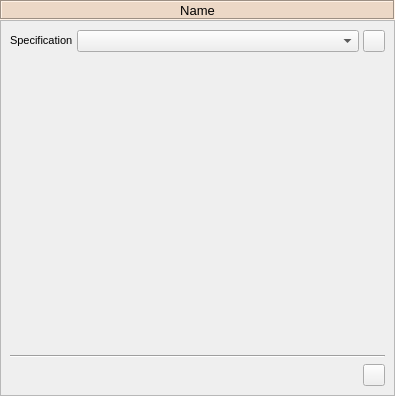
<?xml version="1.0" encoding="UTF-8"?>
<!--
######################################################################################################################
# Copyright (C) 2017-2020 Spine project consortium
# This file is part of Spine Items.
# Spine Items is free software: you can redistribute it and\/or modify it under the terms of the GNU Lesser General
# Public License as published by the Free Software Foundation, either version 3 of the License, or (at your option)
# any later version. This program is distributed in the hope that it will be useful, but WITHOUT ANY WARRANTY;
# without even the implied warranty of MERCHANTABILITY or FITNESS FOR A PARTICULAR PURPOSE. See the GNU Lesser General
# Public License for more details. You should have received a copy of the GNU Lesser General Public License along with
# this program. If not, see <http:\/\/www.gnu.org\/licenses\/>.
######################################################################################################################
-->
<ui version="4.0">
 <class>Form</class>
 <widget class="QWidget" name="Form">
  <property name="geometry">
   <rect>
    <x>0</x>
    <y>0</y>
    <width>395</width>
    <height>396</height>
   </rect>
  </property>
  <property name="windowTitle">
   <string>Form</string>
  </property>
  <layout class="QVBoxLayout" name="verticalLayout">
   <property name="spacing">
    <number>0</number>
   </property>
   <property name="leftMargin">
    <number>0</number>
   </property>
   <property name="topMargin">
    <number>0</number>
   </property>
   <property name="rightMargin">
    <number>0</number>
   </property>
   <property name="bottomMargin">
    <number>0</number>
   </property>
   <item>
    <widget class="QLabel" name="item_name_label">
     <property name="sizePolicy">
      <sizepolicy hsizetype="Preferred" vsizetype="Fixed">
       <horstretch>0</horstretch>
       <verstretch>0</verstretch>
      </sizepolicy>
     </property>
     <property name="minimumSize">
      <size>
       <width>0</width>
       <height>20</height>
      </size>
     </property>
     <property name="maximumSize">
      <size>
       <width>16777215</width>
       <height>20</height>
      </size>
     </property>
     <property name="font">
      <font>
       <pointsize>10</pointsize>
       <weight>50</weight>
       <bold>false</bold>
      </font>
     </property>
     <property name="styleSheet">
      <string notr="true">background-color: #ecd8c6;</string>
     </property>
     <property name="frameShape">
      <enum>QFrame::Box</enum>
     </property>
     <property name="frameShadow">
      <enum>QFrame::Sunken</enum>
     </property>
     <property name="text">
      <string>Name</string>
     </property>
     <property name="alignment">
      <set>Qt::AlignCenter</set>
     </property>
     <property name="wordWrap">
      <bool>true</bool>
     </property>
    </widget>
   </item>
   <item>
    <widget class="QScrollArea" name="scrollArea_4">
     <property name="widgetResizable">
      <bool>true</bool>
     </property>
     <widget class="QWidget" name="scrollAreaWidgetContents_4">
      <property name="geometry">
       <rect>
        <x>0</x>
        <y>0</y>
        <width>393</width>
        <height>374</height>
       </rect>
      </property>
      <layout class="QVBoxLayout" name="verticalLayout_2">
       <item>
        <layout class="QHBoxLayout" name="horizontalLayout_9">
         <property name="spacing">
          <number>4</number>
         </property>
         <item>
          <widget class="QLabel" name="specification_label">
           <property name="sizePolicy">
            <sizepolicy hsizetype="Fixed" vsizetype="Fixed">
             <horstretch>0</horstretch>
             <verstretch>0</verstretch>
            </sizepolicy>
           </property>
           <property name="maximumSize">
            <size>
             <width>16777215</width>
             <height>16777215</height>
            </size>
           </property>
           <property name="font">
            <font>
             <pointsize>8</pointsize>
            </font>
           </property>
           <property name="text">
            <string>Specification</string>
           </property>
          </widget>
         </item>
         <item>
          <widget class="QComboBox" name="specification_combo_box">
           <property name="sizePolicy">
            <sizepolicy hsizetype="Expanding" vsizetype="Fixed">
             <horstretch>0</horstretch>
             <verstretch>0</verstretch>
            </sizepolicy>
           </property>
           <property name="toolTip">
            <string>&lt;html&gt;&lt;head/&gt;&lt;body&gt;&lt;p&gt;Tool specification for this Tool&lt;/p&gt;&lt;/body&gt;&lt;/html&gt;</string>
           </property>
          </widget>
         </item>
         <item>
          <widget class="QToolButton" name="specification_button">
           <property name="minimumSize">
            <size>
             <width>22</width>
             <height>22</height>
            </size>
           </property>
           <property name="maximumSize">
            <size>
             <width>22</width>
             <height>22</height>
            </size>
           </property>
           <property name="toolTip">
            <string>&lt;html&gt;&lt;head/&gt;&lt;body&gt;&lt;p&gt;Edit specification.&lt;/p&gt;&lt;/body&gt;&lt;/html&gt;</string>
           </property>
           <property name="icon">
            <iconset resource="../../ui/resources/resources_icons.qrc">
             <normaloff>:/icons/wrench.svg</normaloff>:/icons/wrench.svg</iconset>
           </property>
           <property name="iconSize">
            <size>
             <width>16</width>
             <height>16</height>
            </size>
           </property>
           <property name="popupMode">
            <enum>QToolButton::InstantPopup</enum>
           </property>
          </widget>
         </item>
        </layout>
       </item>
       <item>
        <spacer name="verticalSpacer">
         <property name="orientation">
          <enum>Qt::Vertical</enum>
         </property>
         <property name="sizeHint" stdset="0">
          <size>
           <width>20</width>
           <height>40</height>
          </size>
         </property>
        </spacer>
       </item>
       <item>
        <widget class="Line" name="line_5">
         <property name="orientation">
          <enum>Qt::Horizontal</enum>
         </property>
        </widget>
       </item>
       <item>
        <layout class="QHBoxLayout" name="horizontalLayout_16">
         <item>
          <spacer name="horizontalSpacer_12">
           <property name="orientation">
            <enum>Qt::Horizontal</enum>
           </property>
           <property name="sizeHint" stdset="0">
            <size>
             <width>40</width>
             <height>20</height>
            </size>
           </property>
          </spacer>
         </item>
         <item>
          <widget class="QToolButton" name="open_dir_button">
           <property name="minimumSize">
            <size>
             <width>22</width>
             <height>22</height>
            </size>
           </property>
           <property name="maximumSize">
            <size>
             <width>22</width>
             <height>22</height>
            </size>
           </property>
           <property name="toolTip">
            <string>&lt;html&gt;&lt;head/&gt;&lt;body&gt;&lt;p&gt;Open this View's project directory in file browser&lt;/p&gt;&lt;/body&gt;&lt;/html&gt;</string>
           </property>
           <property name="icon">
            <iconset resource="../../ui/resources/resources_icons.qrc">
             <normaloff>:/icons/folder-open-solid.svg</normaloff>:/icons/folder-open-solid.svg</iconset>
           </property>
          </widget>
         </item>
        </layout>
       </item>
      </layout>
     </widget>
    </widget>
   </item>
  </layout>
 </widget>
 <resources>
  <include location="../../ui/resources/resources_icons.qrc"/>
 </resources>
 <connections/>
</ui>
